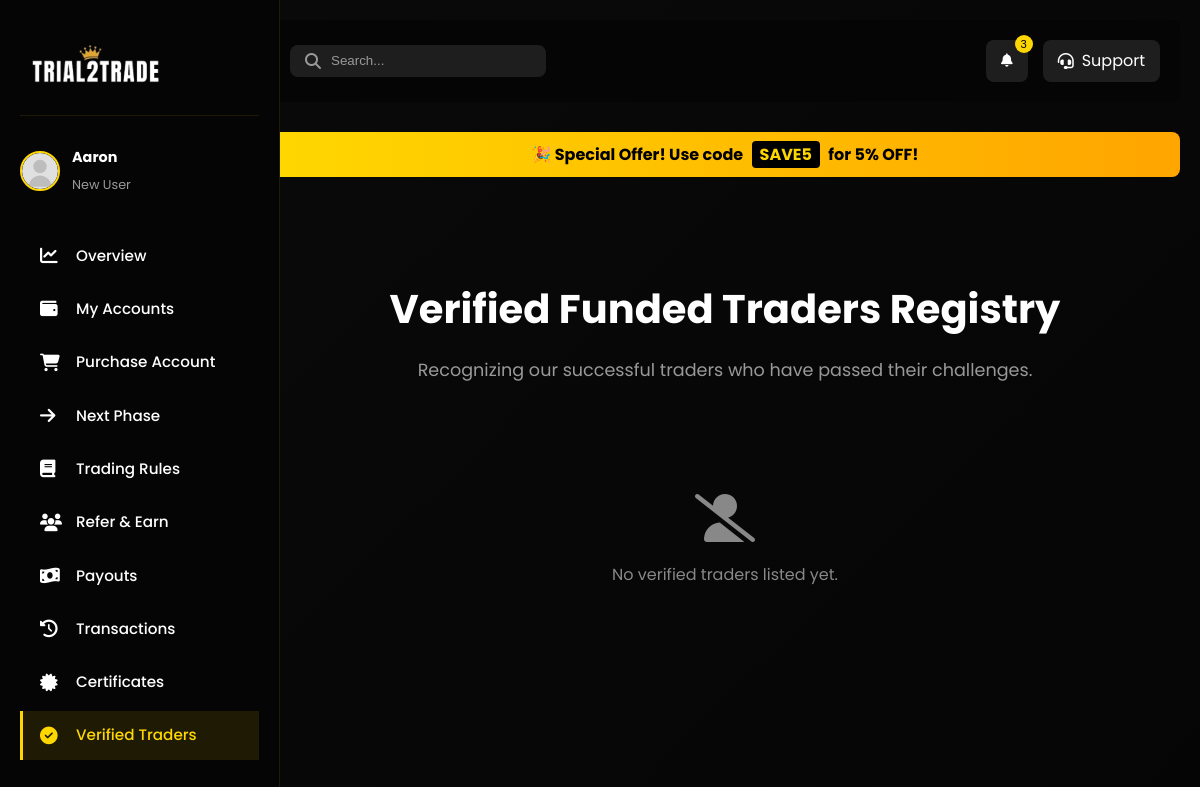
/dashboard-verified-traders/ (signed in), run on an earlier commit of the app's database.
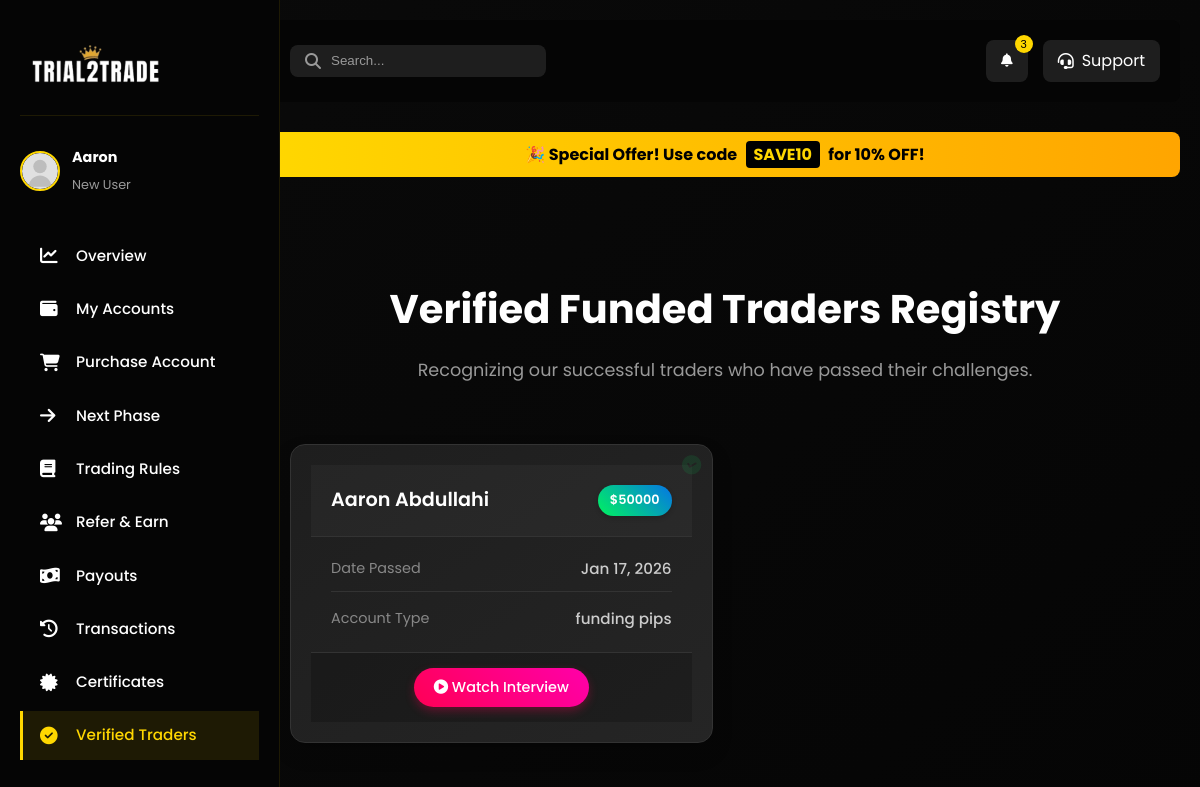
And on a later commit of the database.
### main/models.py (models this page shows, shortened)
class DiscountCode(models.Model):
    code = models.CharField(max_length=50, unique=True)
    percentage = models.PositiveIntegerField(default=0)
    is_active = models.BooleanField(default=True)
    created_at = models.DateTimeField(auto_now_add=True)

class VerifiedTrader(models.Model):
    full_name = models.CharField(max_length=200)
    date_passed = models.DateField()
    account_size = models.CharField(max_length=20)
    prop_account_purchased = models.CharField(max_length=100)
    interviewed = models.BooleanField(default=False)
    interview_link = models.URLField(blank=True, null=True)
    created_at = models.DateTimeField(auto_now_add=True)

### main/views.py (the view)
# urls.py: path('dashboard-verified-traders/', views.dashboard_verified_traders, name='dashboard_verified_traders'),
@login_required(login_url='/login_user')
def dashboard_verified_traders(request):
    verified_traders = VerifiedTrader.objects.all().order_by('-date_passed')
    context = {
        'verified_traders': verified_traders,
        'global_alert': get_active_global_alert(),
    }
    return render(request, 'main/dashboard-verified-traders.html', context)

### main/context_processors.py (called while the page is built)
def active_discount_code(request):
    active_code = DiscountCode.objects.filter(is_active=True).order_by('-created_at').first()
    return {'active_discount_code': active_code}

### main/views.py (called while the page is built)
def get_active_global_alert():
    try:
        from .models import GlobalAlert
        return GlobalAlert.objects.filter(is_active=True).order_by('-created_at').first()
    except Exception:
        return None

### main/templates/main/dashboard-verified-traders.html (shortened to what the changed rows need)
{% load static %}
<!DOCTYPE html>
<html lang="en">
<head>
    <link rel="stylesheet" href="{% static 'css/style.css' %}">
    <link rel="stylesheet" href="{% static 'css/dashboard.css' %}">
    <link rel="stylesheet" href="{% static 'css/dashboard-nav.css' %}">
    <link rel="stylesheet" href="https://cdnjs.cloudflare.com/ajax/libs/font-awesome/6.4.0/css/all.min.css">
    <link rel="stylesheet" href="{% static 'css/mobile-nav.css' %}">
</head>
<body>
    <main class="dashboard-content">
        <header class="dashboard-header">
            <div class="header-search">
            </div>
            <div class="header-actions">
            </div>
        </header>
        {% if active_discount_code %}
        <div class="discount-banner" style="background: linear-gradient(90deg, #FFD700, #FFA500); color: #000; padding: 10px; text-align: center; font-weight: bold; margin-bottom: 20px; border-radius: 8px; margin-top: 20px;">
            🎉 Special Offer! Use code <span style="background: #000; color: #FFD700; padding: 2px 8px; border-radius: 4px; margin: 0 5px;">{{ active_discount_code.code }}</span> for {{ active_discount_code.percentage }}% OFF!
        </div>
        {% endif %}
        <section class="dashboard-section active">
            <div class="section-header">
                <h2>Verified Funded Traders Registry</h2>
            </div>
            <div class="traders-grid">
                {% for trader in verified_traders %}
                <div class="trader-card">
                    <i class="fas fa-check-circle verified-badge"></i>
                    <div class="trader-card-header">
                        <h3 class="trader-name">{{ trader.full_name }}</h3>
                        <span class="account-badge">${{ trader.account_size }}</span>
                    </div>
                    <div class="trader-card-body">
                        <div class="info-row">
                            <span class="info-label">Date Passed</span>
                            <span class="info-value">{{ trader.date_passed|date:"M d, Y" }}</span>
                        </div>
                        <div class="info-row">
                            <span class="info-label">Account Type</span>
                            <span class="info-value">{{ trader.prop_account_purchased }}</span>
                        </div>
                    </div>
                    <div class="interview-section">
                        {% if trader.interview_link %}
                            <a href="{{ trader.interview_link }}" target="_blank" class="interview-btn">
                                <i class="fas fa-play-circle"></i> Watch Interview
                            </a>
                        {% endif %}
                    </div>
                </div>
                {% empty %}
                <div style="grid-column: 1 / -1; text-align: center; padding: 50px; color: #888;">
                    <i class="fas fa-user-slash" style="font-size: 3rem; margin-bottom: 20px;"></i>
                    <p>No verified traders listed yet.</p>
                </div>
                {% endfor %}
            </div>
        </section>
    </main>
</body>
</html>

What changed in the data, as far as the page shows it:
changed DiscountCode: code "SAVE5" → "SAVE10"; percentage "5" → "10"
added VerifiedTrader: full_name "Aaron Abdullahi", account_size "50000", date_passed "Jan 17, 2026", prop_account_purchased "funding pips"
Also different on the page:
text no longer shown: "No verified traders listed yet."
